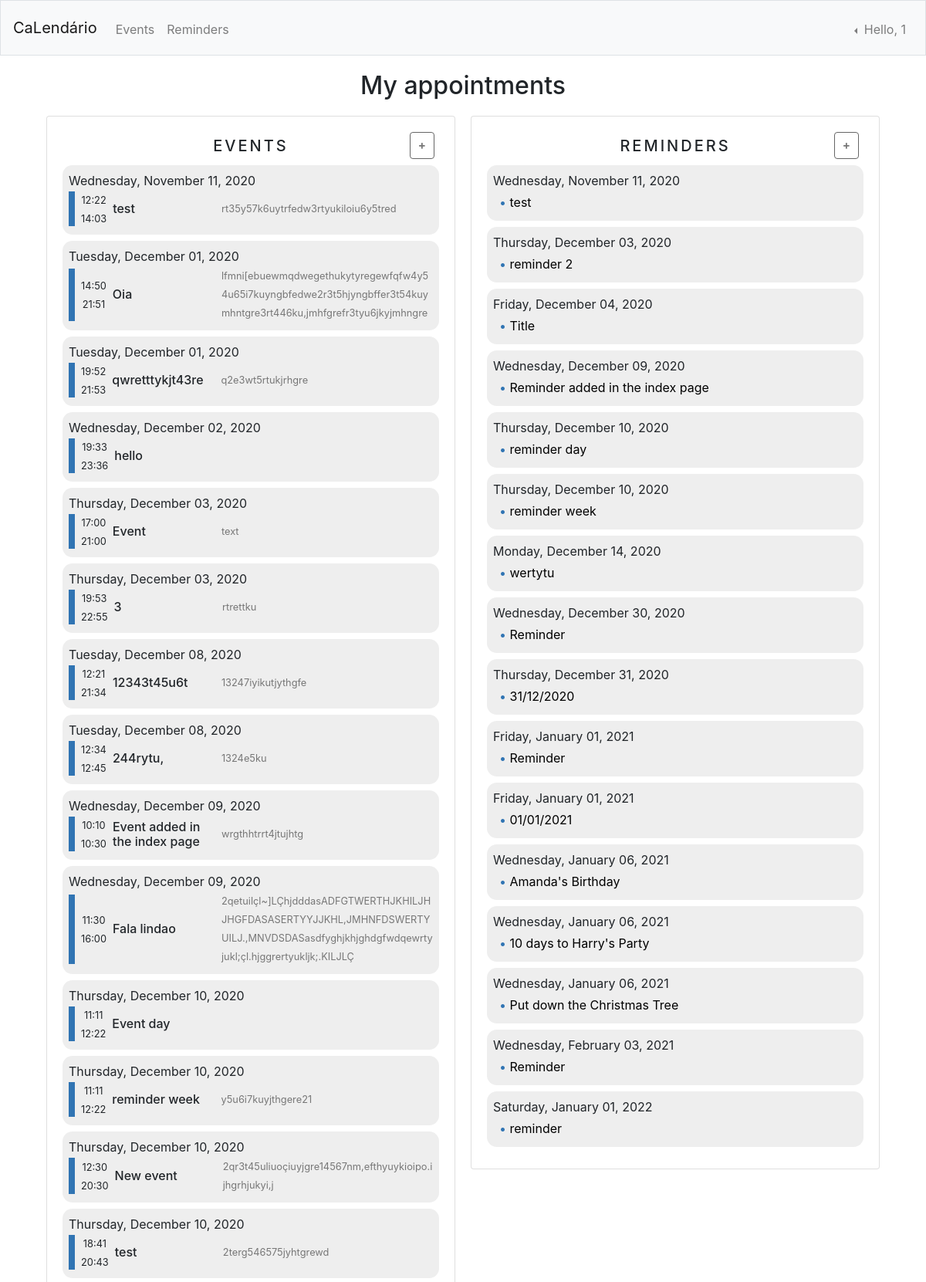
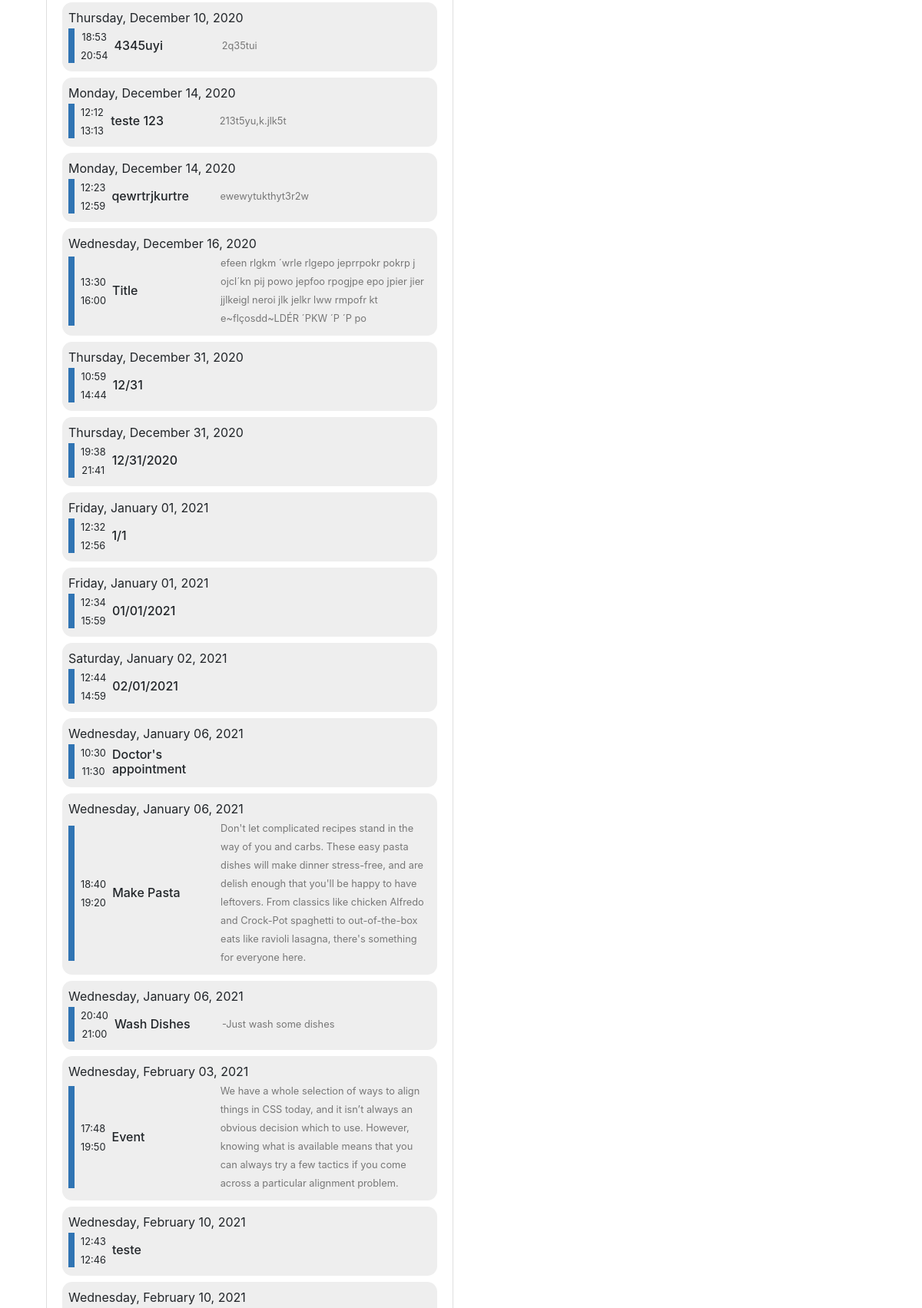
/myappointments (signed in, upper part), run on the app's committed database (2 pictures, top to bottom).
### tables this page shows
CREATE TABLE 'events' ('id' INTEGER PRIMARY KEY AUTOINCREMENT NOT NULL, 'user_id' INTEGER NOT NULL, 'title' TEXT NOT NULL, 'text' TEXT ,'date' date NOT NULL ,'start_time' time NOT NULL ,'end_time' time NOT NULL );

CREATE TABLE 'reminders' ('id' INTEGER PRIMARY KEY AUTOINCREMENT NOT NULL, 'user_id' INTEGER NOT NULL, 'title' TEXT NOT NULL,'date' date NOT NULL );

### app.py (the view)
@app.route("/myappointments")
@login_required
def myappointments():
    class Event:
        def __init__(self, title, text, date, start_time, end_time):
            self.title = title
            self.text = text
            self.date = date
            self.start_time = start_time
            self.end_time = end_time
    class Reminder:
        def __init__(self, title, date):
            self.title = title
            self.date = date
    connection = sqlite3.connect("database.db")
    db = connection.cursor()
    eventrows = db.execute("SELECT * FROM events WHERE user_id = ? ORDER BY date,start_time ASC",
                          [session["user_id"]]).fetchall()
    reminderrows = db.execute("SELECT * FROM reminders WHERE user_id = ? ORDER BY date ASC",
                          [session["user_id"]]).fetchall()
    connection.commit()
    connection.close()
    events = []
    for row in eventrows:
        lst = row[4].split("-")
        datetm = datetime.datetime(int(lst[0]), int(lst[1]), int(lst[2]))
        date = "{}, {} {}, {}".format(datetm.strftime("%A"), datetm.strftime("%B"), datetm.strftime("%d"), datetm.strftime("%Y"))
        evnt = Event(row[2], row[3], date, row[5], row[6])
        events.append(evnt)
    reminders = []
    for row in reminderrows:
        lst = row[3].split("-")
        datetm = datetime.datetime(int(lst[0]), int(lst[1]), int(lst[2]))
        date = "{}, {} {}, {}".format(datetm.strftime("%A"), datetm.strftime("%B"), datetm.strftime("%d"), datetm.strftime("%Y"))
        rmndr = Reminder(row[2], date)
        reminders.append(rmndr)
    return render_template("appointments.html", name=name, events=events, reminders=reminders)

### app.py (called while the page is built)
@app.after_request
def after_request(response):
    response.headers["Cache-Control"] = "no-cache, no-store, must-revalidate"
    response.headers["Expires"] = 0
    response.headers["Pragma"] = "no-cache"
    return response

### helpers.py (called while the page is built)
def login_required(f):
    @wraps(f)
    def decorated_function(*args, **kwargs):
        if session.get("user_id") is None:
            return redirect("/login")
        return f(*args, **kwargs)
    return decorated_function

### templates/appointments.html (shortened to what this page needs)
{% extends "layout.html" %}
{% block style %}
<link rel="stylesheet" href="/static/cards.css">
{% endblock %}
{% block main %}
<h2>My appointments</h2>
<div id="appointment-container">
    <div class="appointments">
        <div class="card card-body">
            <div class="event-header">
                <h4>Events</h4>
                <div class="button-add-container">
                    <button type="button" class="btn add" data-toggle="modal" data-target="#eventModal"><b>&#43;</b></button>
                </div>
            </div>
            <div class="appointment-content">
                {% if events != [] %}
                    {% for event in events %}
                    <div class="card-event-grid">
                        <div class="card-date">
                            <p>{{event.date}}</p>
                        </div>
                        <div class="card-time">
                            <div class="rectangle"></div>
                            <div class="card-time-div">
                                <small>{{event.start_time}}</small><br>
                                <small>{{event.end_time}}</small>
                            </div>
                        </div>
                        <div class="card-title">
                            <h6>{{event.title}}</h6>
                        </div>
                        <div class="card-text">
                            <small>{{event.text}}</small>
                        </div>
                    </div>
                    {% endfor %}
                {% else %}
                <div class="card-event">
                    <h6>There is no events.</h6>
                </div>
                {% endif %}
            </div>
        </div>
    </div>
    <div class="appointments">
        <div class="card card-body">
            <div class="event-header" id="reminder-header">
                <h4>Reminders</h4>
                <div class="button-add-container">
                    <button type="button" class="btn add" data-toggle="modal" data-target="#reminderModal"><b>&#43;</b></button>
                </div>
            </div>
            <div class="appointment-content">
                {% if reminders != [] %}
                    {% for reminder in reminders %}
                    <div class="card-reminder">
                        <div class="card-date">
                            <p>{{reminder.date}}</p>
                        </div>
                        <div class="card-title">
                            <p>• <span>{{reminder.title}}</span></p>
                        </div>
                    </div>
                    {% endfor %}
                {% else %}
                <div class="card-reminder">
                    <h6>There is no reminders.</h6>
                </div>
                {% endif %}
            </div>
        </div>
    </div>
</div>
{% endblock %}

### templates/layout.html (shortened to what this page needs)
<!DOCTYPE html>
<html lang="en">
    <head>
        <link href="https://maxcdn.bootstrapcdn.com/bootstrap/4.1.3/css/bootstrap.min.css" rel="stylesheet">
        {% block style %}{% endblock %}
        <link rel="stylesheet" href="/static/style.css">
    </head>
    <body>
        <nav class="navbar navbar-expand-md navbar-light bg-light border">
            <a class="navbar-brand" href="/">CaLendário</a>
            <div class="collapse navbar-collapse" id="navbar">
                {% if session.user_id %}
                    <ul class="navbar-nav mr-auto mt-2">
                        <li class="nav-item"><a class="nav-link" href="/events">Events</a></li>
                        <li class="nav-item"><a class="nav-link" href="/reminders">Reminders</a></li>
                    </ul>
                    <ul class="navbar-nav ml-auto mt-2">
                        <li class="nav-item">
                            <div class="btn-group dropleft dropdown">
                                <button type="button" class="btn nav-link dropdown-toggle" data-toggle="dropdown" data-display="static" aria-haspopup="true" aria-expanded="false">
                                    Hello, {{name}}
                                </button>
                            </div>
                        </li>
                    </ul>
                {% else %}
                    <ul class="navbar-nav ml-auto mt-2">
                        <li class="nav-item"><a class="nav-link" href="/register">Register</a></li>
                        <li class="nav-item"><a class="nav-link" href="/login">Log In</a></li>
                    </ul>
                {% endif %}
            </div>
        </nav>
        <main>
            {% block main %}{% endblock %}
        </main>
    </body>
</html>

### static/cards.css (style rules this page uses)
:root { --var-color: #3074b3; }
.event-header button { background-color: transparent; margin-bottom: 10px; padding: 5px 10px; border: 0; color: #777; font-size: 15px; text-align: center; }
.card .event-header { display: grid; grid-template-columns: repeat(3, 1fr); grid-template-rows: auto; grid-template-areas: ". title add"; padding-bottom: 8px; }
.card h4 { grid-area: title; font-size: 20px; text-transform: uppercase; letter-spacing: 3px; margin-top: auto; margin-bottom: auto; }
.card .button-add-container { grid-area: add; text-align: right; }
.card .button-add-container button { font-size: 15px; border: solid 1px #666; margin-top: auto; margin-bottom: auto; margin-right: 6px; }
.card .card-event, .card .card-reminder, .card .card-event-grid { background-color: #eee; padding: 8px; margin-bottom: 8px; border-radius: 0.8rem; }
.card .card-reminder .card-title { text-align: left; padding-left: 8px; margin-top: auto; margin-bottom: auto; padding-top: 0; padding-bottom: 0; }
.card .card-reminder .card-title p { color: var(--var-color); margin: 0; padding-top: 4px; padding-bottom: 4px; }
.card .card-reminder .card-title span { color: black; }
.card .card-date { grid-area: header; }
.card .card-date p { margin-top: auto; margin-bottom: auto; text-align: left; }
.card .card-time { grid-area: sidebar; display: flex; }
.card .rectangle { height: 90%; width: 8px; background-color: var(--var-color); margin-top: auto; margin-bottom: auto; }
.card .card-time .card-time-div { margin-top: auto; margin-bottom: auto; padding-bottom: 2px; padding-left: 8px; }
.card .card-event-grid .card-title { grid-area: title; text-align: left; margin-top: auto; margin-bottom: auto; margin-left: 8px; }
.card .card-title h6, .card .card-reminder h6 { margin-top: auto; margin-bottom: auto; }
.card .card-text { color: #777; grid-area: text; margin-top: auto; margin-bottom: auto; margin-left: 8px; text-align: left; padding-bottom: 4px; }
.card .card-event-grid { display: grid; grid-template-columns: repeat(10, 1fr); grid-template-rows: auto; grid-template-areas: "header header header header header header header header header header" "sidebar title title title text text text text text text"; }

### static/style.css (style rules this page uses)
.nav-link { background-color: transparent; }
.navbar-nav { margin-bottom: 4px; }
.dropdown-toggle { float: left; }
main { overflow-x: auto; text-align: center; }
h2 { margin: 20px; }
#appointment-container { display: grid; grid-template-columns: 1fr 1fr; grid-gap: 20px; width: 90%; margin: 0 auto; height: 75vh; }
.appointments { height: 100%; overflow-y: auto; }

### data on the page
events: date "Wednesday, November 11, 2020", start_time "12:22", end_time "14:03", title "test", text "rt35y57k6uytrfedw3rtyukiloiu6y5tred"
events: date "Tuesday, December 01, 2020", start_time "14:50", end_time "21:51", title "Oia", text "lfmni[ebuewmqdwegethukytyregewfqfw4y54u65i7kuyngbfedwe2r3t5hjyngbffer3t54kuymhntgre3rt446ku,jmhfgrefr3tyu6jkyjmhngre"
events: date "Tuesday, December 01, 2020", start_time "19:52", end_time "21:53", title "qwretttykjt43re", text "q2e3wt5rtukjrhgre"
events: date "Wednesday, December 02, 2020", start_time "19:33", end_time "23:36", title "hello"
events: date "Thursday, December 03, 2020", start_time "17:00", end_time "21:00", title "Event", text "text"
events: date "Thursday, December 03, 2020", start_time "19:53", end_time "22:55", title "3", text "rtrettku"
events: date "Tuesday, December 08, 2020", start_time "12:21", end_time "21:34", title "12343t45u6t", text "13247iyikutjythgfe"
events: date "Tuesday, December 08, 2020", start_time "12:34", end_time "12:45", title "244rytu,", text "1324e5ku"
events: date "Wednesday, December 09, 2020", start_time "10:10", end_time "10:30", title "Event added in the index page", text "wrgthhtrrt4jtujhtg"
events: date "Wednesday, December 09, 2020", start_time "11:30", end_time "16:00", title "Fala lindao", text "2qetuilçl~]LÇhjdddasADFGTWERTHJKHILJHJHGFDASASERTYYJJKHL,JMHNFDSWERTYUILJ.,MNVDSDASasdfyghjkhjghdgfwdqewrtyjukl;çl.hjggrertyukljk;.KILJLÇ"
events: date "Thursday, December 10, 2020", start_time "11:11", end_time "12:22", title "Event day"
events: date "Thursday, December 10, 2020", start_time "11:11", end_time "12:22", title "reminder week", text "y5u6i7kuyjthgere21"
events: date "Thursday, December 10, 2020", start_time "12:30", end_time "20:30", title "New event", text "2qr3t45uliuoçiuyjgre14567nm,efthyuykioipo.ijhgrhjukyi,j"
events: date "Thursday, December 10, 2020", start_time "18:41", end_time "20:43", title "test", text "2terg546575jyhtgrewd"
events: date "Thursday, December 10, 2020", start_time "18:53", end_time "20:54", title "4345uyi", text "2q35tui"
events: date "Monday, December 14, 2020", start_time "12:12", end_time "13:13", title "teste 123", text "213t5yu,k.jlk5t"
events: date "Monday, December 14, 2020", start_time "12:23", end_time "12:59", title "qewrtrjkurtre", text "ewewytukthyt3r2w"
events: date "Wednesday, December 16, 2020", start_time "13:30", end_time "16:00", title "Title", text "efeen rlgkm ´wrle rlgepo jeprrpokr pokrp j ojcl´kn pij powo jepfoo rpogjpe epo jpier jier jjlkeigl neroi jlk jelkr lww rmpofr kt e~flçosdd~LDÉR ´PKW ´P ´P po"
events: date "Thursday, December 31, 2020", start_time "10:59", end_time "14:44", title "12/31"
events: date "Thursday, December 31, 2020", start_time "19:38", end_time "21:41", title "12/31/2020"
events: date "Friday, January 01, 2021", start_time "12:32", end_time "12:56", title "1/1"
events: date "Friday, January 01, 2021", start_time "12:34", end_time "15:59", title "01/01/2021"
events: date "Saturday, January 02, 2021", start_time "12:44", end_time "14:59", title "02/01/2021"
events: date "Wednesday, January 06, 2021", start_time "10:30", end_time "11:30", title "Doctor's appointment"
events: date "Wednesday, January 06, 2021", start_time "18:40", end_time "19:20", title "Make Pasta", text "Don't let complicated recipes stand in the way of you and carbs. These easy pasta dishes will make dinner stress-free, and are delish enough that you'll be happy to have leftovers. From classics like chicken Alfredo and Crock-Pot spaghetti to out-of-the-box eats like ravioli lasagna, there's something for everyone here."
events: date "Wednesday, January 06, 2021", start_time "20:40", end_time "21:00", title "Wash Dishes", text "-Just wash some dishes"
events: date "Wednesday, February 03, 2021", start_time "17:48", end_time "19:50", title "Event", text "We have a whole selection of ways to align things in CSS today, and it isn’t always an obvious decision which to use. However, knowing what is available means that you can always try a few tactics if you come across a particular alignment problem."
events: date "Wednesday, February 10, 2021", start_time "12:43", end_time "12:46", title "teste"
events: date "Wednesday, February 10, 2021"
reminders: date "Wednesday, November 11, 2020", title "test"
reminders: date "Thursday, December 03, 2020", title "reminder 2"
reminders: date "Friday, December 04, 2020", title "Title"
reminders: date "Wednesday, December 09, 2020", title "Reminder added in the index page"
reminders: date "Thursday, December 10, 2020", title "reminder day"
reminders: date "Thursday, December 10, 2020", title "reminder week"
reminders: date "Monday, December 14, 2020", title "wertytu"
reminders: date "Wednesday, December 30, 2020", title "Reminder"
reminders: date "Thursday, December 31, 2020", title "31/12/2020"
reminders: date "Friday, January 01, 2021", title "Reminder"
reminders: date "Friday, January 01, 2021", title "01/01/2021"
reminders: date "Wednesday, January 06, 2021", title "Amanda's Birthday"
reminders: date "Wednesday, January 06, 2021", title "10 days to Harry's Party"
reminders: date "Wednesday, January 06, 2021", title "Put down the Christmas Tree"
reminders: date "Wednesday, February 03, 2021", title "Reminder"
reminders: date "Saturday, January 01, 2022", title "reminder"

### other printed values
{{ name }} "1"
